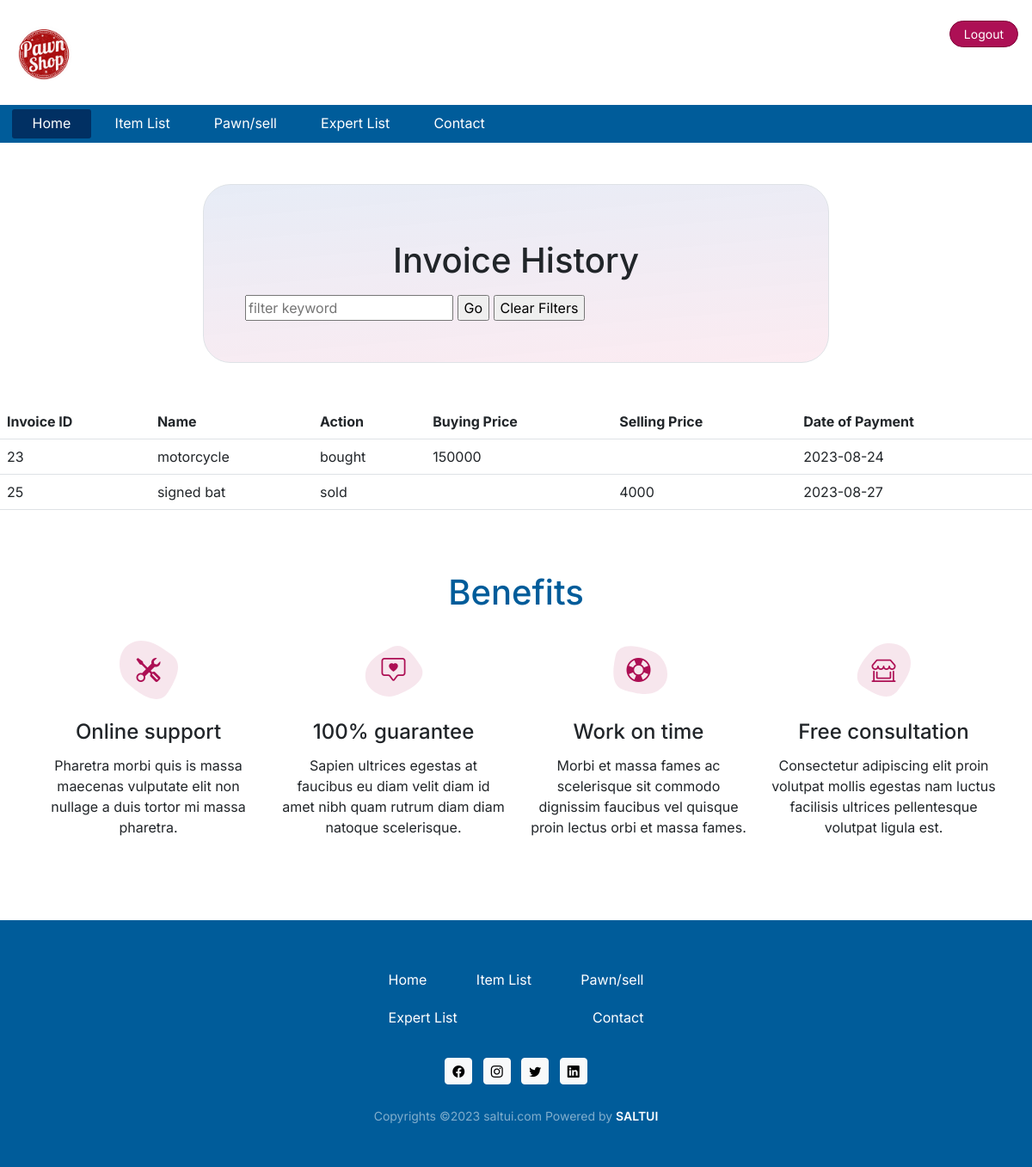
The page /cus-invoicelist.php?customer_id=1 on the database its author committed.
### tables this page shows
CREATE TABLE `invoice` (
  `invoice_id` int(11) NOT NULL,
  `item_id` int(11) NOT NULL,
  `buying_price` int(11) NOT NULL,
  `customer_id` int(11) NOT NULL,
  `selling_price` varchar(50) NOT NULL,
  `date_of_payment` date NOT NULL,
  `action` varchar(11) NOT NULL
);

CREATE TABLE `item` (
  `name` varchar(50) NOT NULL,
  `item_id` int(11) NOT NULL,
  `customer_id` int(11) NOT NULL,
  `brand` varchar(30) NOT NULL,
  `type` varchar(20) NOT NULL,
  `model` varchar(30) DEFAULT NULL,
  `status` varchar(20) NOT NULL,
  `expert_id` int(11) DEFAULT NULL
);

### cus-invoicelist.php (the view, shortened to what this page needs)
<?php
require_once('databasepdo.php');
if(isset($_GET['customer_id']))
{
    $customer_id = $_GET['customer_id'];
}
$strsql = "SELECT item.name, invoice.invoice_id, invoice.buying_price, invoice.customer_id, invoice.selling_price,
         invoice.date_of_payment, invoice.action FROM item INNER JOIN invoice ON item.item_id = invoice.item_id
         WHERE invoice.customer_id = '$customer_id'";
$parameters = array();
  $prepared = $conn->prepare($strsql);
  $prepared->execute($parameters);
?>
<!doctype html>
<html lang="en">
<head>
  <link href="https://cdn.jsdelivr.net/npm/bootstrap@5.3.0-alpha2/dist/css/bootstrap.min.css" rel="stylesheet"
>
  <link href="assets/css/style.css" rel="stylesheet">
</head>
<body id="saltuiHtml">
  <header data-aos="fade-zoom-in">
    <div class="d-flex py-4 px-3">
      <div class=""> <a href="/" class="d-flex align-items-center text-dark text-decoration-none"> <img
            src="assets/images/logo.jpg" class="mt-1" width="70"> </a> </div>
<div class="ms-auto">          <a
          class="btn btn-sm btn-secondary rounded-5 px-3" href="logout.php">Logout</a> </div>
    </div>
    <div class="menu bg-primary">
      <nav class="navbar navbar-expand-md p-0 m-0">
        <div class="container-fluid">
          <div class="navbar-collapse collapse" id="navbarCategoryCollapse">
            <ul class="navbar-nav navbar-nav-scroll nav-pills-primary-soft text-center p-0">
              <li class="nav-item active"> <a class="nav-link" href="index.php">Home</a></li>
              <li class="nav-item "> <a class="nav-link" href="cus-item-list2.php">Item List</a></li>
              <li class="nav-item"> <a class="nav-link" href="pawn-sell2.html">Pawn/sell</a></li>
              <li class="nav-item"> <a class="nav-link" href="cus-expert-list2.php">Expert List</a></li>
              <li class="nav-item"> <a class="nav-link" href="contact2.html">Contact</a></li>
            </ul>
          </div>
        </div>
      </nav>
    </div>
  </header>
  <section class="content">
    <div class="container-fluid p-3 p-md-5">
      <div class="row justify-content-center">
        <div class="col-md-8">
          <div class="bg-slate border p-5 rounded-5" data-aos="fade-up" style="background: linear-gradient(175deg, rgb(104 137 200 / 16%) 0%, rgb(227 93 141 / 12%) 100%)">
            <h1 class="my-3 text-center">Invoice History</h1>
            <form class="filterForm" method="POST" action="cus-invoicelist.php?customer_id=<?php echo $customer_id?>">
              <input type="text" id="filter" name="filter" placeholder="filter keyword" tabindex="0" value="<?= $filter ?? '' ?>"/>
              <input type="submit" name="Filterbutton" id="Filterbutton" value="Go"/>
              <input type="submit" name="Clearbutton" id="Clearbutton" value="Clear Filters"/>
            </form>
          </div>
        </div>
      </div>
    </div>
  </section>
  <section class="content">
    <div>
      <table class="table table-hover">
      <?php
        if($prepared->rowCount() > 0){
          echo '<thead>';
          echo '<tr>';
            echo '<th scope="col">Invoice ID</a></th>';
            echo '<th scope="col">Name</a></th>';
            echo '<th scope="col">Action</a></th>';
            echo '<th scope="col">Buying Price</a></th>';
            echo '<th scope="col">Selling Price</a></th>';
            echo '<th scope="col">Date of Payment</a></th>';
            echo '</tr>';
          echo '<thead>';
          echo '<tbody>';
          $prepared->setFetchMode(PDO::FETCH_ASSOC);
          while($row= $prepared->fetch()){
            echo '<tr>';
            echo '<td>'. $row['invoice_id'] . '</td>';
            echo '<td>' . $row['name'] . '</td>';
            if($row['action']=='for sale'){
            echo '<td>'.'sold'. '</td>';
            echo '<td>'.''. '</td>';
            echo '<td>'.$row['buying_price'];
            }else{
            echo '<td>'.'bought'. '</td>';
            echo '<td>'.$row['selling_price']. '</td>';
            echo '<td>'.''. '</td>';
            }
            echo '<td>' . $row['date_of_payment'] . '</td>';
            echo '</tr>';
        }
        echo '</tbody>';
        }else{
          echo '<p>No invoices currently available.</p>';
        }
      ?>
      </table>
    </div>
  </section>
  <section class="feature" data-aos="fade-up">
    <div class="container py-5">
      <h2 class="h1 text-center text-primary pb-4 py-2">Benefits</h2>
      <div class="row row-cols-1 row-cols-sm-2 row-cols-lg-4 gy-4 gy-sm-5 gx-4 pb-3 pb-md-4 pb-lg-5 mb-md-3 mb-lg-0">
        <div class="col text-center">
          <div class="ratio ratio-1x1 position-relative mx-auto mb-3 mb-sm-4" style="width: 68px;">
            <i class="bi bi-tools text-secondary fs-3 d-flex align-items-center justify-content-center position-absolute start-0"></i>
          </div>
          <h3 class="h4 pb-2 mb-1">Online support</h3>
          <p class="fs-sm mb-0">Pharetra morbi quis is massa maecenas vulputate elit non nullage a duis tortor mi massa
            pharetra.</p>
        </div>
        <div class="col text-center">
          <div class="ratio ratio-1x1 position-relative mx-auto mb-3 mb-sm-4" style="width: 68px;"> <i
              class="bi bi-chat-square-heart text-secondary fs-3 d-flex align-items-center justify-content-center position-absolute start-0"></i>
             </div>
          <h3 class="h4 pb-2 mb-1">100% guarantee</h3>
          <p class="fs-sm mb-0">Sapien ultrices egestas at faucibus eu diam velit diam id amet nibh quam rutrum diam
            diam natoque scelerisque.</p>
        </div>
        <div class="col text-center">
          <div class="ratio ratio-1x1 position-relative mx-auto mb-3 mb-sm-4" style="width: 68px;"> <i
              class="bi bi-life-preserver text-secondary fs-3 d-flex align-items-center justify-content-center position-absolute start-0"></i>
             </div>
          <h3 class="h4 pb-2 mb-1">Work on time</h3>
          <p class="fs-sm mb-0">Morbi et massa fames ac scelerisque sit commodo dignissim faucibus vel quisque proin
            lectus orbi et massa fames.</p>
        </div>
        <div class="col text-center">
          <div class="ratio ratio-1x1 position-relative mx-auto mb-3 mb-sm-4" style="width: 68px;"> <i
              class="bi bi-shop-window text-secondary fs-3 d-flex align-items-center justify-content-center position-absolute start-0"></i>
             </div>
          <h3 class="h4 pb-2 mb-1">Free consultation</h3>
          <p class="fs-sm mb-0">Consectetur adipiscing elit proin volutpat mollis egestas nam luctus facilisis ultrices
            pellentesque volutpat ligula est.</p>
        </div>
      </div>
    </div>
  </section>
  <footer class="bg-primary text-white" data-aos="fade-zoom-in">
    <div class="py-5">
      <div class="container">
        <div class="row mx-auto">
          <div class="col-md-4 mx-auto text-center">
            <ul class="nav justify-content-between mt-5 mt-md-0">
              <li class="nav-item"><a href="index.php" class="nav-link p-2">Home</a></li>
              <li class="nav-item"> <a class="nav-link" href="cus-item-list2.php">Item List</a></li>
              <li class="nav-item"> <a class="nav-link" href="pawn-sell2.html">Pawn/sell</a></li>
              <li class="nav-item"> <a class="nav-link" href="cus-expert-list2.php">Expert List</a></li>
              <li class="nav-item"> <a class="nav-link" href="contact2.html">Contact</a></li>
            </ul>
            <ul class="list-inline mt-4 mb-0">
              <li class="list-inline-item">
                <a class="btn btn-light btn-sm px-2 text-facebook" href="#">
                  <i class="bi bi-facebook"></i>
                </a>
              </li>
              <li class="list-inline-item">
                <a class="btn btn-light btn-sm px-2 text-instagram" href="#">
                  <i class="bi bi-instagram"></i>
                </a>
              </li>
              <li class="list-inline-item">
                <a class="btn btn-light btn-sm px-2 text-twitter" href="#">
                  <i class="bi bi-twitter"></i>
                </a>
              </li>
              <li class="list-inline-item">
                <a class="btn btn-light btn-sm px-2 text-linkedin" href="#">
                  <i class="bi bi-linkedin"></i>
                </a>
              </li>
            </ul>
            <div class="text-white-50 mt-4"> <small>Copyrights ©2023 saltui.com Powered by
                <a href="https://www.saltui.com/" class="text-white fw-semibold text-decoration-none">SALTUI</a></small>
            </div>
          </div>
        </div>
      </div>
    </div>
  </footer>
</body>
</html>

### assets/css/style.css (style rules this page uses)
:root { --bs-primary: #005c9a; --bs-primary-rgb: 0, 92, 154; --bs-primary-dark: #013063; --bs-secondary: #ad1055; --bs-secondary-dark: #7f0339; }
body { font-family: "Inter", sans-serif; }
.text-secondary { color: var(--bs-secondary) !important; }
.nav-link { text-decoration: none; font-weight: 400; color: var(--bs-white); border-radius: 3px; margin: 0.3rem 0.1rem; padding: 0.4rem 1.5rem 0.5rem !important; line-height: normal; }
.menu .nav-link:hover, .menu .nav-link:focus, .menu .active .nav-link { color: var(--bs-white) !important; background: var(--bs-primary-dark) !important; }
.text-primary { color: var(--bs-primary) !important; }
.btn-secondary { --bs-btn-bg: var(--bs-secondary); --bs-btn-border-color: var(--bs-secondary-dark); --bs-btn-hover-bg: var(--bs-secondary-dark); }
.bg-slate { --tw-bg-opacity: 1; background-color: rgb(226 232 240 / var(--tw-bg-opacity)); }
.feature .text-primary { color: var(--bs-primary) !important; }
.price-66198 a, .text-primary { color: var(--bs-primary); }

### rows shown on the page
invoice: invoice_id "23", item.name "motorcycle", selling_price "150000", date_of_payment "2023-08-24"
invoice: invoice_id "25", item.name "signed bat", buying_price "4000", date_of_payment "2023-08-27"
